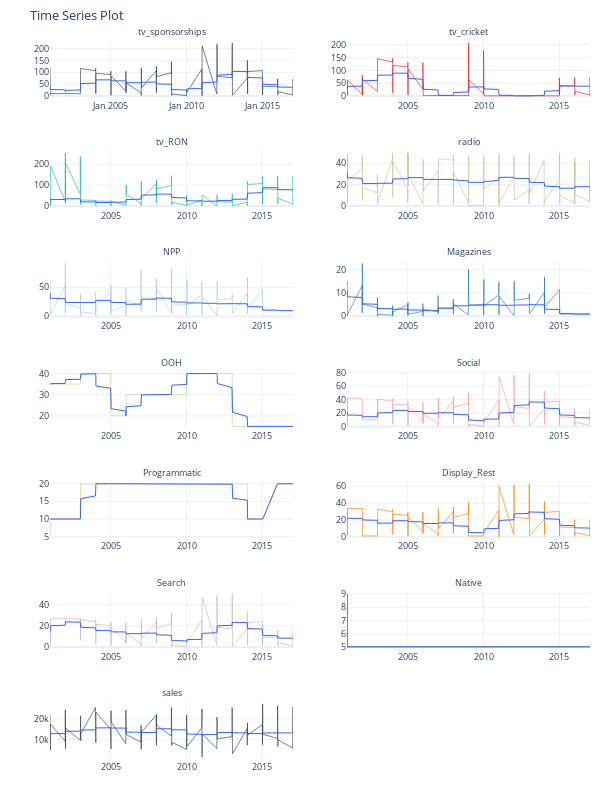

Source (notebook cell):
### Code cell
raw_df.melt(
    id_vars=['Time'],
    value_vars=['tv_sponsorships','tv_cricket','tv_RON',
    'radio','NPP','Magazines','OOH','Social','Programmatic','Display_Rest','Search','Native','sales']
) \
    .groupby('variable') \
        .plot_timeseries(
            'Time', 'value',
            color_column='variable',
            facet_ncol = 2,
            width = 600,
            height = 800,
            legend_show = False
        )

### Figure 1 — Plotly figure (JSON) as saved in the notebook; plotly's stock layout.template omitted (floating-point values rounded to 4 significant figures; data arrays with more than 128 entries replaced by an {"elided": "..."} marker saying what was removed)
{"data": [{"hoverlabel": {"font": {"size": 8.8}}, "legendgroup": "tv_sponsorships", "line": {"color": "rgba(44, 62, 80, 1.0)", "width": 0.65}, "mode": "lines", "name": "tv_sponsorships", "type": "scatter", "x": {"elided": "200 str values"}, "xaxis": "x", "y": {"elided": "200 float values"}, "yaxis": "y"}, {"hoverlabel": {"font": {"size": 8.8}}, "line": {"color": "rgba(51, 102, 255, 1.0)", "width": 1}, "mode": "lines", "name": "Smoother", "showlegend": false, "type": "scatter", "x": {"elided": "200 str values"}, "xaxis": "x", "y": {"elided": "200 float values"}, "yaxis": "y"}, {"hoverlabel": {"font": {"size": 8.8}}, "legendgroup": "tv_cricket", "line": {"color": "rgba(227, 26, 28, 1.0)", "width": 0.65}, "mode": "lines", "name": "tv_cricket", "type": "scatter", "x": {"elided": "200 str values"}, "xaxis": "x2", "y": {"elided": "200 float values"}, "yaxis": "y2"}, {"hoverlabel": {"font": {"size": 8.8}}, "line": {"color": "rgba(51, 102, 255, 1.0)", "width": 1}, "mode": "lines", "name": "Smoother", "showlegend": false, "type": "scatter", "x": {"elided": "200 str values"}, "xaxis": "x2", "y": {"elided": "200 float values"}, "yaxis": "y2"}, {"hoverlabel": {"font": {"size": 8.8}}, "legendgroup": "tv_RON", "line": {"color": "rgba(24, 188, 156, 1.0)", "width": 0.65}, "mode": "lines", "name": "tv_RON", "type": "scatter", "x": {"elided": "200 str values"}, "xaxis": "x3", "y": {"elided": "200 float values"}, "yaxis": "y3"}, {"hoverlabel": {"font": {"size": 8.8}}, "line": {"color": "rgba(51, 102, 255, 1.0)", "width": 1}, "mode": "lines", "name": "Smoother", "showlegend": false, "type": "scatter", "x": {"elided": "200 str values"}, "xaxis": "x3", "y": {"elided": "200 float values"}, "yaxis": "y3"}, {"hoverlabel": {"font": {"size": 8.8}}, "legendgroup": "radio", "line": {"color": "rgba(204, 190, 147, 1.0)", "width": 0.65}, "mode": "lines", "name": "radio", "type": "scatter", "x": {"elided": "200 str values"}, "xaxis": "x4", "y": {"elided": "200 float values"}, "yaxis": "y4"}, {"hoverlabel": {"font": {"size": 8.8}}, "line": {"color": "rgba(51, 102, 255, 1.0)", "width": 1}, "mode": "lines", "name": "Smoother", "showlegend": false, "type": "scatter", "x": {"elided": "200 str values"}, "xaxis": "x4", "y": {"elided": "200 float values"}, "yaxis": "y4"}, {"hoverlabel": {"font": {"size": 8.8}}, "legendgroup": "NPP", "line": {"color": "rgba(166, 206, 227, 1.0)", "width": 0.65}, "mode": "lines", "name": "NPP", "type": "scatter", "x": {"elided": "200 str values"}, "xaxis": "x5", "y": {"elided": "200 float values"}, "yaxis": "y5"}, {"hoverlabel": {"font": {"size": 8.8}}, "line": {"color": "rgba(51, 102, 255, 1.0)", "width": 1}, "mode": "lines", "name": "Smoother", "showlegend": false, "type": "scatter", "x": {"elided": "200 str values"}, "xaxis": "x5", "y": {"elided": "200 float values"}, "yaxis": "y5"}, {"hoverlabel": {"font": {"size": 8.8}}, "legendgroup": "Magazines", "line": {"color": "rgba(31, 120, 180, 1.0)", "width": 0.65}, "mode": "lines", "name": "Magazines", "type": "scatter", "x": {"elided": "200 str values"}, "xaxis": "x6", "y": {"elided": "200 float values"}, "yaxis": "y6"}, {"hoverlabel": {"font": {"size": 8.8}}, "line": {"color": "rgba(51, 102, 255, 1.0)", "width": 1}, "mode": "lines", "name": "Smoother", "showlegend": false, "type": "scatter", "x": {"elided": "200 str values"}, "xaxis": "x6", "y": {"elided": "200 float values"}, "yaxis": "y6"}, {"hoverlabel": {"font": {"size": 8.8}}, "legendgroup": "OOH", "line": {"color": "rgba(178, 223, 138, 1.0)", "width": 0.65}, "mode": "lines", "name": "OOH", "type": "scatter", "x": {"elided": "200 str values"}, "xaxis": "x7", "y": {"elided": "200 float values"}, "yaxis": "y7"}, {"hoverlabel": {"font": {"size": 8.8}}, "line": {"color": "rgba(51, 102, 255, 1.0)", "width": 1}, "mode": "lines", "name": "Smoother", "showlegend": false, "type": "scatter", "x": {"elided": "200 str values"}, "xaxis": "x7", "y": {"elided": "200 float values"}, "yaxis": "y7"}, {"hoverlabel": {"font": {"size": 8.8}}, "legendgroup": "Social", "line": {"color": "rgba(251, 154, 153, 1.0)", "width": 0.65}, "mode": "lines", "name": "Social", "type": "scatter", "x": {"elided": "200 str values"}, "xaxis": "x8", "y": {"elided": "200 float values"}, "yaxis": "y8"}, {"hoverlabel": {"font": {"size": 8.8}}, "line": {"color": "rgba(51, 102, 255, 1.0)", "width": 1}, "mode": "lines", "name": "Smoother", "showlegend": false, "type": "scatter", "x": {"elided": "200 str values"}, "xaxis": "x8", "y": {"elided": "200 float values"}, "yaxis": "y8"}, {"hoverlabel": {"font": {"size": 8.8}}, "legendgroup": "Programmatic", "line": {"color": "rgba(253, 191, 111, 1.0)", "width": 0.65}, "mode": "lines", "name": "Programmatic", "type": "scatter", "x": {"elided": "200 str values"}, "xaxis": "x9", "y": {"elided": "200 float values"}, "yaxis": "y9"}, {"hoverlabel": {"font": {"size": 8.8}}, "line": {"color": "rgba(51, 102, 255, 1.0)", "width": 1}, "mode": "lines", "name": "Smoother", "showlegend": false, "type": "scatter", "x": {"elided": "200 str values"}, "xaxis": "x9", "y": {"elided": "200 float values"}, "yaxis": "y9"}, {"hoverlabel": {"font": {"size": 8.8}}, "legendgroup": "Display_Rest", "line": {"color": "rgba(255, 127, 0, 1.0)", "width": 0.65}, "mode": "lines", "name": "Display_Rest", "type": "scatter", "x": {"elided": "200 str values"}, "xaxis": "x10", "y": {"elided": "200 float values"}, "yaxis": "y10"}, {"hoverlabel": {"font": {"size": 8.8}}, "line": {"color": "rgba(51, 102, 255, 1.0)", "width": 1}, "mode": "lines", "name": "Smoother", "showlegend": false, "type": "scatter", "x": {"elided": "200 str values"}, "xaxis": "x10", "y": {"elided": "200 float values"}, "yaxis": "y10"}, {"hoverlabel": {"font": {"size": 8.8}}, "legendgroup": "Search", "line": {"color": "rgba(202, 178, 214, 1.0)", "width": 0.65}, "mode": "lines", "name": "Search", "type": "scatter", "x": {"elided": "200 str values"}, "xaxis": "x11", "y": {"elided": "200 float values"}, "yaxis": "y11"}, {"hoverlabel": {"font": {"size": 8.8}}, "line": {"color": "rgba(51, 102, 255, 1.0)", "width": 1}, "mode": "lines", "name": "Smoother", "showlegend": false, "type": "scatter", "x": {"elided": "200 str values"}, "xaxis": "x11", "y": {"elided": "200 float values"}, "yaxis": "y11"}, {"hoverlabel": {"font": {"size": 8.8}}, "legendgroup": "Native", "line": {"color": "rgba(106, 61, 154, 1.0)", "width": 0.65}, "mode": "lines", "name": "Native", "type": "scatter", "x": {"elided": "200 str values"}, "xaxis": "x12", "y": {"elided": "200 float values"}, "yaxis": "y12"}, {"hoverlabel": {"font": {"size": 8.8}}, "line": {"color": "rgba(51, 102, 255, 1.0)", "width": 1}, "mode": "lines", "name": "Smoother", "showlegend": false, "type": "scatter", "x": {"elided": "200 str values"}, "xaxis": "x12", "y": {"elided": "200 float values"}, "yaxis": "y12"}, {"hoverlabel": {"font": {"size": 8.8}}, "legendgroup": "sales", "line": {"color": "rgba(44, 62, 80, 1.0)", "width": 0.65}, "mode": "lines", "name": "sales", "type": "scatter", "x": {"elided": "200 str values"}, "xaxis": "x13", "y": {"elided": "200 float values"}, "yaxis": "y13"}, {"hoverlabel": {"font": {"size": 8.8}}, "line": {"color": "rgba(51, 102, 255, 1.0)", "width": 1}, "mode": "lines", "name": "Smoother", "showlegend": false, "type": "scatter", "x": {"elided": "200 str values"}, "xaxis": "x13", "y": {"elided": "200 float values"}, "yaxis": "y13"}], "layout": {"annotations": [{"font": {"size": 8.8}, "showarrow": false, "text": "tv_sponsorships", "x": 0.225, "xanchor": "center", "xref": "paper", "y": 1.0, "yanchor": "bottom", "yref": "paper"}, {"font": {"size": 8.8}, "showarrow": false, "text": "tv_cricket", "x": 0.775, "xanchor": "center", "xref": "paper", "y": 1.0, "yanchor": "bottom", "yref": "paper"}, {"font": {"size": 8.8}, "showarrow": false, "text": "tv_RON", "x": 0.225, "xanchor": "center", "xref": "paper", "y": 0.8469, "yanchor": "bottom", "yref": "paper"}, {"font": {"size": 8.8}, "showarrow": false, "text": "radio", "x": 0.775, "xanchor": "center", "xref": "paper", "y": 0.8469, "yanchor": "bottom", "yref": "paper"}, {"font": {"size": 8.8}, "showarrow": false, "text": "NPP", "x": 0.225, "xanchor": "center", "xref": "paper", "y": 0.6939, "yanchor": "bottom", "yref": "paper"}, {"font": {"size": 8.8}, "showarrow": false, "text": "Magazines", "x": 0.775, "xanchor": "center", "xref": "paper", "y": 0.6939, "yanchor": "bottom", "yref": "paper"}, {"font": {"size": 8.8}, "showarrow": false, "text": "OOH", "x": 0.225, "xanchor": "center", "xref": "paper", "y": 0.5408, "yanchor": "bottom", "yref": "paper"}, {"font": {"size": 8.8}, "showarrow": false, "text": "Social", "x": 0.775, "xanchor": "center", "xref": "paper", "y": 0.5408, "yanchor": "bottom", "yref": "paper"}, {"font": {"size": 8.8}, "showarrow": false, "text": "Programmatic", "x": 0.225, "xanchor": "center", "xref": "paper", "y": 0.3878, "yanchor": "bottom", "yref": "paper"}, {"font": {"size": 8.8}, "showarrow": false, "text": "Display_Rest", "x": 0.775, "xanchor": "center", "xref": "paper", "y": 0.3878, "yanchor": "bottom", "yref": "paper"}, {"font": {"size": 8.8}, "showarrow": false, "text": "Search", "x": 0.225, "xanchor": "center", "xref": "paper", "y": 0.2347, "yanchor": "bottom", "yref": "paper"}, {"font": {"size": 8.8}, "showarrow": false, "text": "Native", "x": 0.775, "xanchor": "center", "xref": "paper", "y": 0.2347, "yanchor": "bottom", "yref": "paper"}, {"font": {"size": 8.8}, "showarrow": false, "text": "sales", "x": 0.225, "xanchor": "center", "xref": "paper", "y": 0.08163, "yanchor": "bottom", "yref": "paper"}], "autosize": true, "font": {"size": 11}, "height": 800, "legend": {"font": {"size": 8.8}, "title": {"font": {"size": 8.8}, "text": "Legend"}}, "margin": {"b": 40, "l": 10, "r": 10, "t": 40}, "showlegend": false, "title": {"font": {"size": 13.2}, "text": "Time Series Plot"}, "width": 600, "xaxis": {"anchor": "y", "domain": [0, 0.45], "showticklabels": true, "tickfont": {"size": 8.8}, "tickformat": "%b %Y", "title": {"text": ""}, "visible": true}, "xaxis10": {"anchor": "y10", "domain": [0.55, 1], "showticklabels": true, "tickfont": {"size": 8.8}, "visible": true}, "xaxis11": {"anchor": "y11", "domain": [0, 0.45], "showticklabels": true, "tickfont": {"size": 8.8}, "visible": true}, "xaxis12": {"anchor": "y12", "domain": [0.55, 1], "showticklabels": true, "tickfont": {"size": 8.8}, "visible": true}, "xaxis13": {"anchor": "y13", "domain": [0, 0.45], "showticklabels": true, "tickfont": {"size": 8.8}, "visible": true}, "xaxis14": {"anchor": "y14", "domain": [0.55, 1], "showticklabels": true, "tickfont": {"size": 8.8}, "visible": true}, "xaxis2": {"anchor": "y2", "domain": [0.55, 1], "showticklabels": true, "tickfont": {"size": 8.8}, "visible": true}, "xaxis3": {"anchor": "y3", "domain": [0, 0.45], "showticklabels": true, "tickfont": {"size": 8.8}, "visible": true}, "xaxis4": {"anchor": "y4", "domain": [0.55, 1], "showticklabels": true, "tickfont": {"size": 8.8}, "visible": true}, "xaxis5": {"anchor": "y5", "domain": [0, 0.45], "showticklabels": true, "tickfont": {"size": 8.8}, "visible": true}, "xaxis6": {"anchor": "y6", "domain": [0.55, 1], "showticklabels": true, "tickfont": {"size": 8.8}, "visible": true}, "xaxis7": {"anchor": "y7", "domain": [0, 0.45], "showticklabels": true, "tickfont": {"size": 8.8}, "visible": true}, "xaxis8": {"anchor": "y8", "domain": [0.55, 1], "showticklabels": true, "tickfont": {"size": 8.8}, "visible": true}, "xaxis9": {"anchor": "y9", "domain": [0, 0.45], "showticklabels": true, "tickfont": {"size": 8.8}, "visible": true}, "yaxis": {"anchor": "x", "domain": [0.9184, 1.0], "tickfont": {"size": 8.8}, "title": {"text": ""}}, "yaxis10": {"anchor": "x10", "domain": [0.3061, 0.3878], "tickfont": {"size": 8.8}}, "yaxis11": {"anchor": "x11", "domain": [0.1531, 0.2347], "tickfont": {"size": 8.8}}, "yaxis12": {"anchor": "x12", "domain": [0.1531, 0.2347], "tickfont": {"size": 8.8}}, "yaxis13": {"anchor": "x13", "domain": [0, 0.08163], "tickfont": {"size": 8.8}}, "yaxis14": {"anchor": "x14", "domain": [0, 0.08163], "tickfont": {"size": 8.8}}, "yaxis2": {"anchor": "x2", "domain": [0.9184, 1.0], "tickfont": {"size": 8.8}}, "yaxis3": {"anchor": "x3", "domain": [0.7653, 0.8469], "tickfont": {"size": 8.8}}, "yaxis4": {"anchor": "x4", "domain": [0.7653, 0.8469], "tickfont": {"size": 8.8}}, "yaxis5": {"anchor": "x5", "domain": [0.6122, 0.6939], "tickfont": {"size": 8.8}}, "yaxis6": {"anchor": "x6", "domain": [0.6122, 0.6939], "tickfont": {"size": 8.8}}, "yaxis7": {"anchor": "x7", "domain": [0.4592, 0.5408], "tickfont": {"size": 8.8}}, "yaxis8": {"anchor": "x8", "domain": [0.4592, 0.5408], "tickfont": {"size": 8.8}}, "yaxis9": {"anchor": "x9", "domain": [0.3061, 0.3878], "tickfont": {"size": 8.8}}}}
